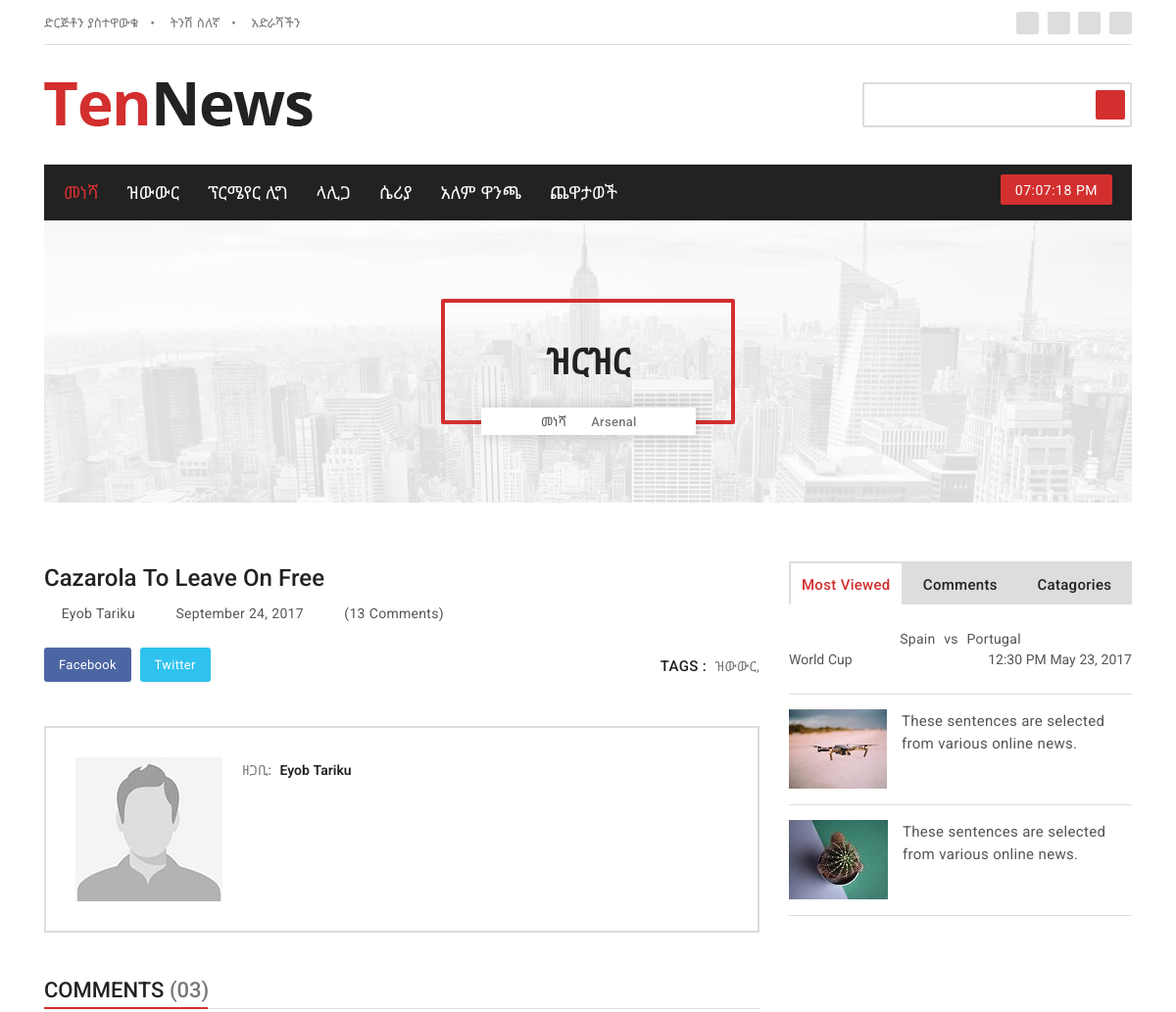
/news/post/3/cazarola-leave-free (upper part), run on an earlier commit of the app's database.
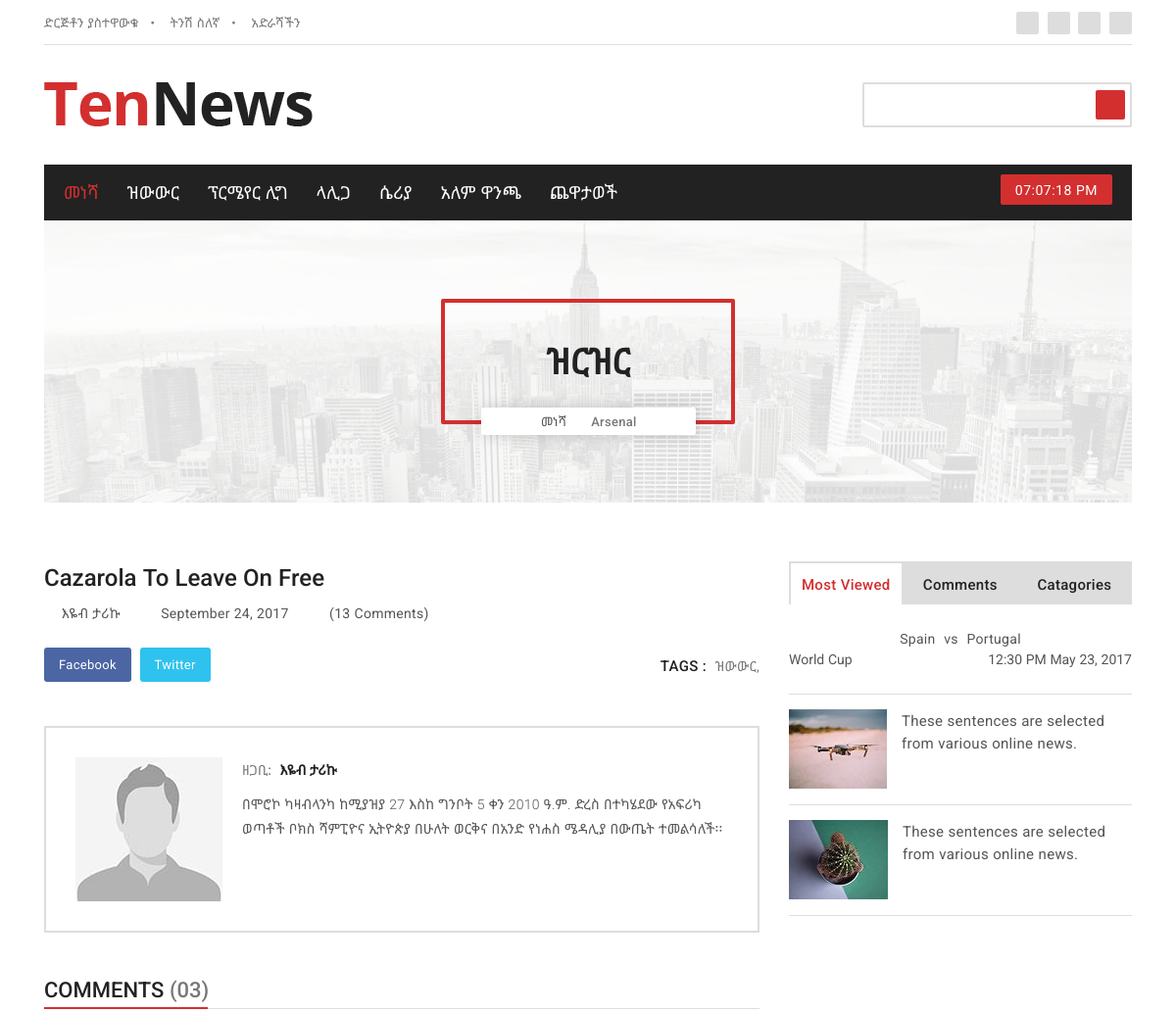
And on a later commit of the database.
### news/models.py (models this page shows, shortened)
class Base(models.Model):
    created_at = models.DateTimeField(
        'Created date',
        null=True, blank=True,
        auto_now_add=True,
        help_text='Record created date',
    )
    updated_at = models.DateTimeField(
        'Modified date',
        null=True, blank=True,
        auto_now=True,
        help_text='Record last updated date',
    )
    class Meta:
        abstract = True

class Post(Base):
    STATUS_OPTIONS = (
        (0, 'Draft'),
        (1, 'Published'),
    )
    catagory = models.ForeignKey(
        Catagory,
        related_name='posts',
        on_delete=models.SET(handle_deleted_catagory)
    )
    author = models.ForeignKey(
        settings.AUTH_USER_MODEL,
        related_name='posts',
        null=True, blank=True,
        on_delete=models.SET_NULL,
    )
    tags = models.ManyToManyField(Tag, blank=True, related_name='posts')
    title = models.CharField(max_length=120)
    translation = models.CharField(max_length=60)
    slug = models.SlugField()
    thumbnail_sm = models.ImageField(
        upload_to='posts/thumbnails/',
        blank=True,
        help_text='100x81 pixels thumbnail'
    )
    picture = models.ImageField(upload_to='posts/pictures/', blank=True)
    body = models.TextField(blank=True)
    status = models.PositiveSmallIntegerField(
        choices=STATUS_OPTIONS,
        default=0,
    )
    published_at = models.DateTimeField(null=True, blank=True)
    featured = models.BooleanField(default=False)
    breaking = models.BooleanField(default=False)
    read_count = models.PositiveIntegerField(default=1)
    objects = PostManager()
    class Meta:
        ordering = ['-published_at', '-updated_at', '-status', ]
        get_latest_by = ['-published_at', ]

class CustomUser(AbstractUser):
    avatar = models.ImageField(
        upload_to='users/avatar/',
        null=True, blank=True,
    )
    bio = models.TextField('Author bio', blank=True)
    facebook = models.URLField(max_length=255, blank=True)
    twitter = models.URLField(max_length=255, blank=True)

class Catagory(Base):
    title = models.CharField(max_length=120)
    translation = models.CharField(max_length=60)
    slug = models.SlugField()
    thumbnail = models.ImageField(
        upload_to='catagory/thumbnails/',
        blank=True,
        help_text='100x81 pixels thumbnail'
    )
    picture = models.ImageField(
        upload_to='catagory/pictures/',
        blank=True
    )
    class Meta:
        verbose_name = 'News Catagory'
        verbose_name_plural = 'News Catagories'
        ordering = ['title', '-updated_at', ]

### news/views.py (the view)
# urls.py: path('post/<int:pk>/<str:slug>', views.post_detail, name='post-detail'),
def post_detail(request, pk, slug):
    post = get_object_or_404(models.Post, pk=pk, slug=slug)
    post.read_count = post.read_count + 1
    post.save()
    return render(request, 'news/post_detail.html', {
        'post': post,
    })

### news/templates/news/post_detail.html (shortened to what the changed rows need)
{% extends 'base.html' %}
{% load static %}
{% block content %}
<section class="p-heading text-center">
    <div class="container">
        <div class="page-bg">
            <div class="row">
                <div class="col-md-12">
                    <div class="p-content">
                        <ul class="list-unstyled list-inline">
                            <li class="list-inline-item"><a href="news-details-one.html">መነሻ</a></li>
                            <li class="list-inline-item"><i class="fa fa-long-arrow-right"></i>{{ post.catagory.title }}</li>
                        </ul>
                    </div>
                </div>
            </div>
        </div>
    </div>
</section>
<section class="news-details">
    <div class="container">
        <div class="row">
            <div class="col-lg-8 col-md-12">
                <div class="news-heading">
                    <h4>{{ post.title }}</h4>
                    <ul class="list-unstyled list-inline">
                        <li class="list-inline-item"><i class="fa fa-user"></i><a href="news-details-one.html">{{ post.author.get_full_name }}</a></li>
                        <li class="list-inline-item"><i class="fa fa-calendar"></i>September 24, 2017</li>
                        <li class="list-inline-item"><i class="fa fa-comments"></i>(<a href="news-details-one.html">13 Comments</a>)</li>
                    </ul>
                </div>
                <div class="news-author clearfix">
                    {% if post.author.avatar %}
                    <img src="{{ post.author.avatar.url }}" alt="" class="img-fluid">
                    {% else %}
                     <img src="{% static 'assets/images/avatar-placeholder.jpg' %}" alt="" class="img-fluid">
                    {% endif %}
                    <h6>ዘጋቢ: <span>{{ post.author.get_full_name }}</span></h6>
                    <p>{{ post.author.bio }}</p>
                    <ul class="list-unstyled list-inline">
                        <li class="list-inline-item"><a href="{{ post.author.facebook }}"><i class="fa fa-facebook"></i></a></li>
                        <li class="list-inline-item"><a href="news-details-one.html"><i class="fa fa-twitter"></i></a></li>
                        <li class="list-inline-item"><a href="news-details-one.html"><i class="fa fa-linkedin"></i></a></li>
                        <li class="list-inline-item"><a href="news-details-one.html"><i class="fa fa-google-plus"></i></a></li>
                        <li class="list-inline-item"><a href="news-details-one.html"><i class="fa fa-youtube"></i></a></li>
                        <li class="list-inline-item"><a href="news-details-one.html"><i class="fa fa-pinterest"></i></a></li>
                    </ul>
                </div>
            </div>
        </div>
    </div>
</section>
{% endblock content %}

What changed in the data, as far as the page shows it:
changed through a linked row, Post "Cazarola To Leave On Free": author.get_full_name "Eyob Tariku" → "እዬብ ታሪኩ"; author.bio (not shown) → "በሞሮኮ ካዛብላንካ ከሚያዝያ 27 እስከ ግንቦት 5 ቀን 2010 ዓ.ም. ድረስ በተካሄደው የአፍሪካ ወጣቶች ቦክስ ሻምፒዮና ኢትዮጵያ በሁለት ወርቅና በአንድ የነሐስ ሜዳሊያ በውጤት ተመልሳለች፡፡"
